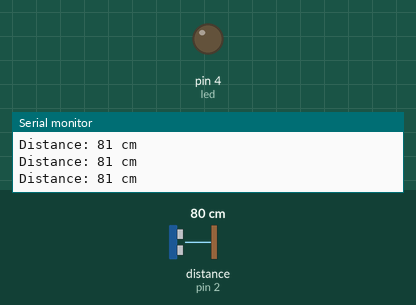
This sketch was run on a simulated Arduino Uno, built with avr-gcc and run on an emulated ATmega328P. Parts: output pins drawn as LEDs (lit = HIGH), the last lines printed to the serial monitor. Inputs (shaded band) come from the test bench; at power-on: distance to the obstacle (sensor on pin 2) 80 cm.

Above: at 1.2 s.
1.3 s: distance to the obstacle (sensor on pin 2) set to 7 cm
2.8 s: distance to the obstacle (sensor on pin 2) set to 4 cm
At 3.1 s:
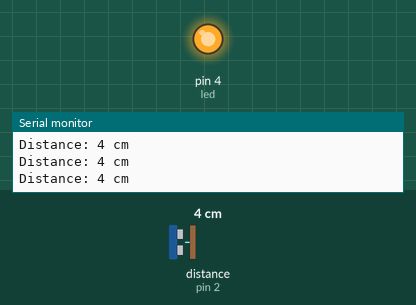
4.3 s: distance to the obstacle (sensor on pin 2) set to 9 cm
At 5.5 s:
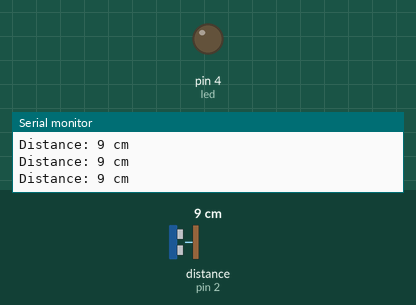
Timing chart, 0 to 7.3 s (numbered marks = the images above; inputs shaded):
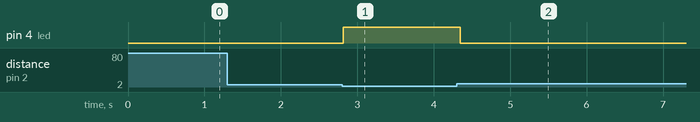

The sketch:

Detecteur.ino
```cpp
#include <NewPing.h>

#define SIGNAL_PIN 2
#define MAX_DISTANCE 200
#define DISTANCE_THRESHOLD 5

NewPing sonar(SIGNAL_PIN, SIGNAL_PIN, MAX_DISTANCE);
const int led = 4;

void setup() {
pinMode(led, OUTPUT);
Serial.begin(9600);
}

void loop() {
  delay(50);
  unsigned int distance = sonar.ping_cm();

if (distance > 0 && distance <= DISTANCE_THRESHOLD) {
digitalWrite(led, HIGH);
} else {
digitalWrite(led, LOW);
}

Serial.print("Distance: ");
Serial.print(distance);
Serial.println(" cm");
}
```

Measured:
- the behaviour switches between 6 and 5 cm on distance to the obstacle (sensor on pin 2) (found by bisection; images 0 and 1)
- after the input at 2.8 s, pin 4 (led): LOW → HIGH at once
- after the input at 4.3 s, pin 4 (led): HIGH → LOW after 0.05 s
